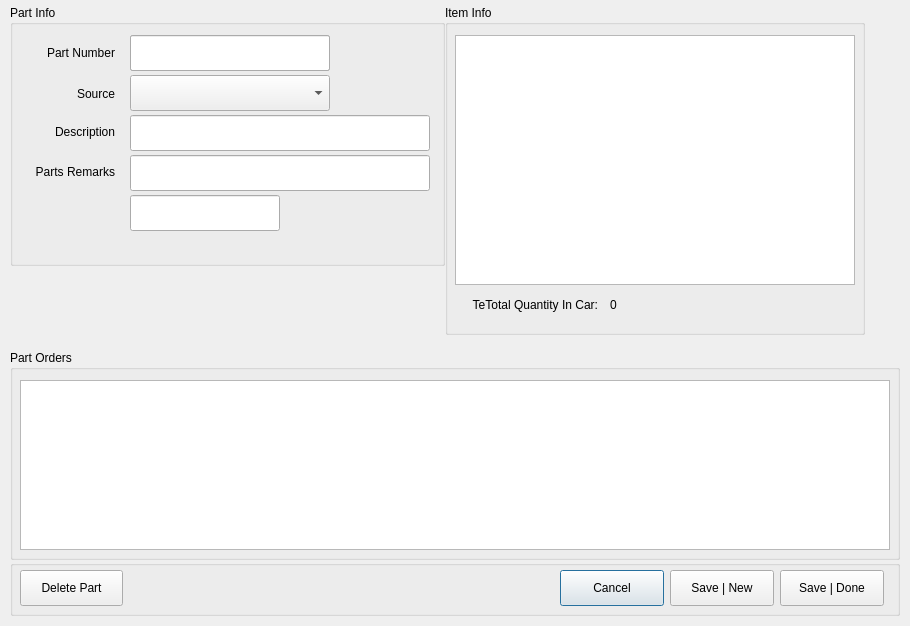
<?xml version="1.0" encoding="UTF-8"?>
<ui version="4.0">
 <class>PartForm</class>
 <widget class="QDialog" name="PartForm">
  <property name="geometry">
   <rect>
    <x>0</x>
    <y>0</y>
    <width>910</width>
    <height>626</height>
   </rect>
  </property>
  <property name="sizePolicy">
   <sizepolicy hsizetype="Fixed" vsizetype="Fixed">
    <horstretch>0</horstretch>
    <verstretch>0</verstretch>
   </sizepolicy>
  </property>
  <property name="windowTitle">
   <string>Part Editing</string>
  </property>
  <property name="modal">
   <bool>false</bool>
  </property>
  <widget class="QGroupBox" name="groupBox_1">
   <property name="geometry">
    <rect>
     <x>10</x>
     <y>5</y>
     <width>435</width>
     <height>261</height>
    </rect>
   </property>
   <property name="sizePolicy">
    <sizepolicy hsizetype="Expanding" vsizetype="Expanding">
     <horstretch>0</horstretch>
     <verstretch>0</verstretch>
    </sizepolicy>
   </property>
   <property name="title">
    <string>Part Info</string>
   </property>
   <widget class="QLabel" name="part_number_label">
    <property name="geometry">
     <rect>
      <x>5</x>
      <y>30</y>
      <width>100</width>
      <height>36</height>
     </rect>
    </property>
    <property name="text">
     <string>Part Number</string>
    </property>
    <property name="alignment">
     <set>Qt::AlignRight|Qt::AlignTrailing|Qt::AlignVCenter</set>
    </property>
   </widget>
   <widget class="QLabel" name="source_label">
    <property name="geometry">
     <rect>
      <x>5</x>
      <y>70</y>
      <width>100</width>
      <height>37</height>
     </rect>
    </property>
    <property name="text">
     <string>Source</string>
    </property>
    <property name="alignment">
     <set>Qt::AlignRight|Qt::AlignTrailing|Qt::AlignVCenter</set>
    </property>
   </widget>
   <widget class="QLabel" name="description_label">
    <property name="geometry">
     <rect>
      <x>5</x>
      <y>110</y>
      <width>100</width>
      <height>33</height>
     </rect>
    </property>
    <property name="text">
     <string>Description</string>
    </property>
    <property name="alignment">
     <set>Qt::AlignRight|Qt::AlignTrailing|Qt::AlignVCenter</set>
    </property>
   </widget>
   <widget class="QLabel" name="remarks_label">
    <property name="geometry">
     <rect>
      <x>5</x>
      <y>150</y>
      <width>100</width>
      <height>33</height>
     </rect>
    </property>
    <property name="text">
     <string>Parts Remarks</string>
    </property>
    <property name="alignment">
     <set>Qt::AlignRight|Qt::AlignTrailing|Qt::AlignVCenter</set>
    </property>
   </widget>
   <widget class="FocusComboBox" name="part_number_combo">
    <property name="geometry">
     <rect>
      <x>120</x>
      <y>30</y>
      <width>200</width>
      <height>36</height>
     </rect>
    </property>
    <property name="toolTip">
     <string>Select Part Number, Required</string>
    </property>
   </widget>
   <widget class="FocusComboBox" name="source_combo">
    <property name="geometry">
     <rect>
      <x>120</x>
      <y>70</y>
      <width>200</width>
      <height>36</height>
     </rect>
    </property>
    <property name="toolTip">
     <string>Select a Source, Required</string>
    </property>
   </widget>
   <widget class="QLineEdit" name="description_edit">
    <property name="geometry">
     <rect>
      <x>120</x>
      <y>110</y>
      <width>300</width>
      <height>36</height>
     </rect>
    </property>
    <property name="toolTip">
     <string>Description of the part, Required, up to 255 characters</string>
    </property>
   </widget>
   <widget class="QLineEdit" name="remarks_edit">
    <property name="geometry">
     <rect>
      <x>120</x>
      <y>150</y>
      <width>300</width>
      <height>36</height>
     </rect>
    </property>
    <property name="toolTip">
     <string>Remarks about this part, Optional, up to 255 characters</string>
    </property>
   </widget>
   <widget class="QLineEdit" name="record_id_edit">
    <property name="geometry">
     <rect>
      <x>120</x>
      <y>190</y>
      <width>150</width>
      <height>36</height>
     </rect>
    </property>
   </widget>
   <widget class="QLineEdit" name="part_number_edit">
    <property name="geometry">
     <rect>
      <x>120</x>
      <y>30</y>
      <width>200</width>
      <height>36</height>
     </rect>
    </property>
    <property name="toolTip">
     <string>Select Part Number, Required</string>
    </property>
   </widget>
  </widget>
  <widget class="QGroupBox" name="groupBox_2">
   <property name="geometry">
    <rect>
     <x>445</x>
     <y>5</y>
     <width>420</width>
     <height>330</height>
    </rect>
   </property>
   <property name="title">
    <string>Item Info</string>
   </property>
   <widget class="QTableWidget" name="item_table">
    <property name="geometry">
     <rect>
      <x>10</x>
      <y>30</y>
      <width>400</width>
      <height>250</height>
     </rect>
    </property>
    <property name="focusPolicy">
     <enum>Qt::NoFocus</enum>
    </property>
   </widget>
   <widget class="QLabel" name="total_qty_text">
    <property name="geometry">
     <rect>
      <x>165</x>
      <y>290</y>
      <width>150</width>
      <height>19</height>
     </rect>
    </property>
    <property name="text">
     <string>0</string>
    </property>
   </widget>
   <widget class="QLabel" name="total_qty_label">
    <property name="geometry">
     <rect>
      <x>10</x>
      <y>290</y>
      <width>143</width>
      <height>20</height>
     </rect>
    </property>
    <property name="text">
     <string>TeTotal Quantity In Car:</string>
    </property>
    <property name="alignment">
     <set>Qt::AlignRight|Qt::AlignTrailing|Qt::AlignVCenter</set>
    </property>
   </widget>
  </widget>
  <widget class="QGroupBox" name="groupBox_3">
   <property name="geometry">
    <rect>
     <x>10</x>
     <y>350</y>
     <width>890</width>
     <height>210</height>
    </rect>
   </property>
   <property name="title">
    <string>Part Orders</string>
   </property>
   <property name="flat">
    <bool>true</bool>
   </property>
   <widget class="QTableWidget" name="order_table">
    <property name="geometry">
     <rect>
      <x>10</x>
      <y>30</y>
      <width>870</width>
      <height>170</height>
     </rect>
    </property>
    <property name="focusPolicy">
     <enum>Qt::NoFocus</enum>
    </property>
    <attribute name="verticalHeaderVisible">
     <bool>false</bool>
    </attribute>
    <attribute name="verticalHeaderHighlightSections">
     <bool>false</bool>
    </attribute>
   </widget>
  </widget>
  <widget class="QGroupBox" name="button_bar">
   <property name="geometry">
    <rect>
     <x>10</x>
     <y>560</y>
     <width>890</width>
     <height>56</height>
    </rect>
   </property>
   <property name="title">
    <string/>
   </property>
   <property name="alignment">
    <set>Qt::AlignCenter</set>
   </property>
   <property name="flat">
    <bool>true</bool>
   </property>
   <widget class="QPushButton" name="cancel_button">
    <property name="geometry">
     <rect>
      <x>550</x>
      <y>10</y>
      <width>104</width>
      <height>36</height>
     </rect>
    </property>
    <property name="toolTip">
     <string>Close the form, optionally saving any changed information</string>
    </property>
    <property name="text">
     <string>Cancel</string>
    </property>
   </widget>
   <widget class="QPushButton" name="save_new_button">
    <property name="geometry">
     <rect>
      <x>660</x>
      <y>10</y>
      <width>104</width>
      <height>36</height>
     </rect>
    </property>
    <property name="toolTip">
     <string>Save the current part, then clear the form</string>
    </property>
    <property name="text">
     <string>Save | New</string>
    </property>
   </widget>
   <widget class="QPushButton" name="save_done_button">
    <property name="geometry">
     <rect>
      <x>770</x>
      <y>10</y>
      <width>104</width>
      <height>36</height>
     </rect>
    </property>
    <property name="toolTip">
     <string>Save the current part, then close the form</string>
    </property>
    <property name="text">
     <string>Save | Done</string>
    </property>
   </widget>
   <widget class="QPushButton" name="delete_button">
    <property name="geometry">
     <rect>
      <x>10</x>
      <y>10</y>
      <width>103</width>
      <height>36</height>
     </rect>
    </property>
    <property name="toolTip">
     <string>Permanently Delete the part from the database.</string>
    </property>
    <property name="text">
     <string>Delete Part</string>
    </property>
   </widget>
  </widget>
 </widget>
 <customwidgets>
  <customwidget>
   <class>FocusComboBox</class>
   <extends>QComboBox</extends>
   <header>focuscombobox.h</header>
  </customwidget>
 </customwidgets>
 <tabstops>
  <tabstop>part_number_combo</tabstop>
  <tabstop>part_number_edit</tabstop>
  <tabstop>source_combo</tabstop>
  <tabstop>description_edit</tabstop>
  <tabstop>remarks_edit</tabstop>
  <tabstop>record_id_edit</tabstop>
  <tabstop>cancel_button</tabstop>
  <tabstop>save_new_button</tabstop>
  <tabstop>save_done_button</tabstop>
  <tabstop>delete_button</tabstop>
 </tabstops>
 <resources/>
 <connections/>
</ui>
